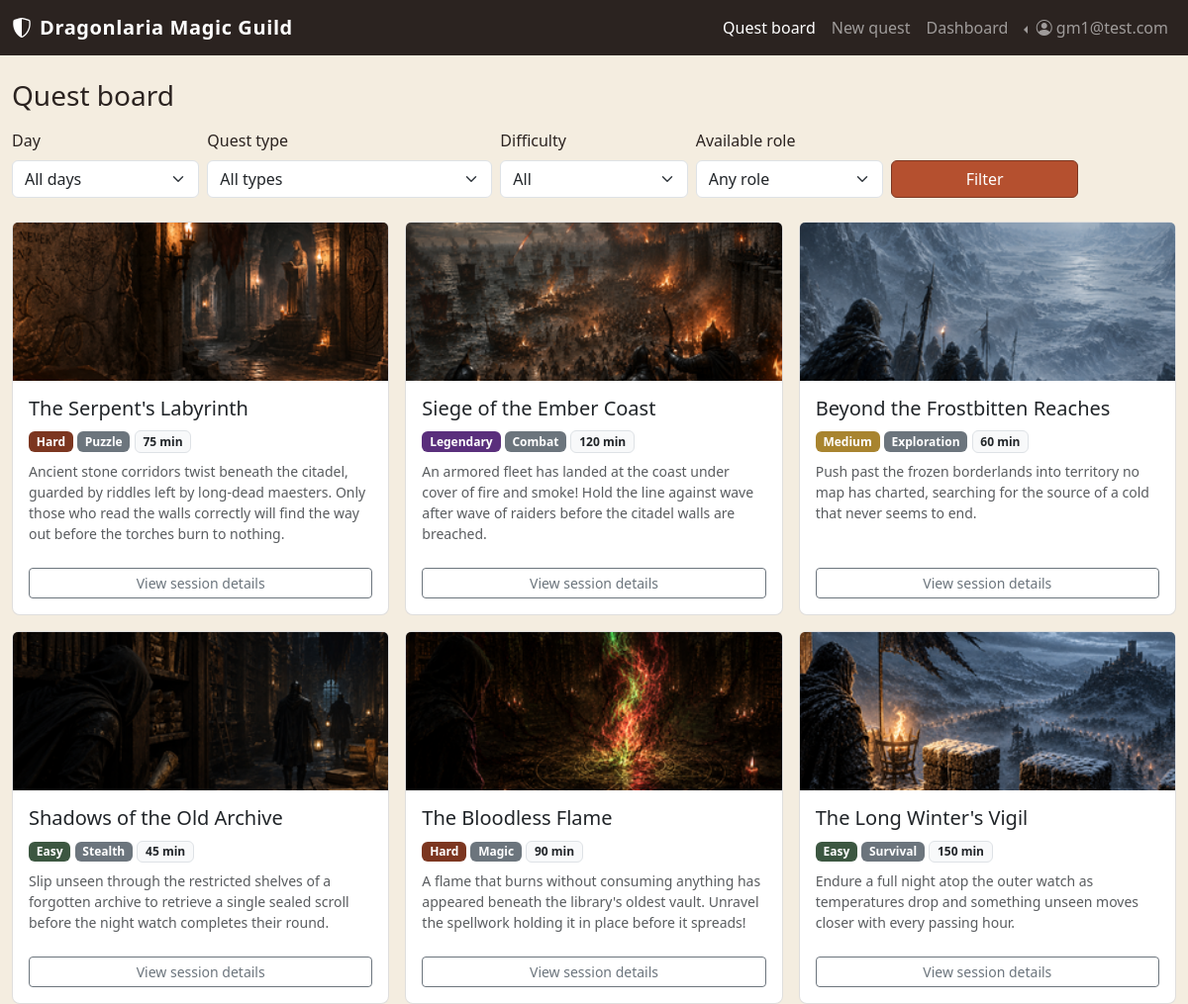
Screenshot of / (signed in) with the database file from the repository.
### tables this page shows
CREATE TABLE "USERS" (
	"user_id"	INTEGER NOT NULL UNIQUE,
	"email"	TEXT NOT NULL UNIQUE,
	"password_hash"	TEXT NOT NULL UNIQUE,
	"role"	TEXT NOT NULL,
	PRIMARY KEY("user_id" AUTOINCREMENT)
);

CREATE TABLE "QUESTS" (
	"quest_id"	INTEGER NOT NULL UNIQUE,
	"created_by"	INTEGER NOT NULL,
	"title"	TEXT NOT NULL,
	"dur_mins"	INTEGER NOT NULL,
	"quest_type"	TEXT NOT NULL,
	"difficulty"	TEXT NOT NULL,
	"desc"	TEXT NOT NULL,
	"image_path"	TEXT NOT NULL,
	PRIMARY KEY("quest_id" AUTOINCREMENT),
	FOREIGN KEY("created_by") REFERENCES "USERS"("user_id")
);

### app.py (the view, shortened to what this page needs)
@app.route("/")
def homepage():
    selected_quest_type = request.args.get("quest_type") or None
    selected_difficulty = request.args.get("difficulty") or None
    selected_day = request.args.get("day") or None
    selected_role = request.args.get("role") or None
    quests_db = quests_dao.get_all_quests(quest_type=selected_quest_type, difficulty=selected_difficulty, day=selected_day)
    return render_template("public/homepage.html", quests=quests_db, quest_types=QUEST_TYPES,
        difficulties=DIFFICULTIES, days=DAYS, roles=list(ROLE_CAPACITIES.keys()))

### app.py (called while the page is built)
@login_manager.user_loader
def load_user(user_id):
    db_user = users_dao.get_user_by_id(user_id)
    if db_user is None:
        return None
    return User(id=db_user["user_id"], email=db_user["email"],
                password_hash=db_user["password_hash"], role=db_user["role"])

### models.py (called while the page is built)
    def is_adventurer(self):
        return self.role == "adventurer"

    def is_guild_master(self):
        return self.role == "guild_master"

### users_dao.py (called while the page is built)
def get_user_by_id(user_id):
    query = "SELECT * FROM USERS WHERE user_id = ?"
    conn = sqlite3.connect("database/myquest.db")
    conn.row_factory = sqlite3.Row
    cursor = conn.cursor()
    cursor.execute(query, (user_id,))
    db_user = cursor.fetchone()
    cursor.close()
    conn.close()
    return db_user

### templates/public/homepage.html (shortened to what this page needs)
{% extends "base.html" %}
{% block home_active %}active{% endblock %}
{% block content %}
<div class="col-12">
  <h1 class="h3 mb-3">Quest board</h1>
  <form method="GET" action="{{ url_for('homepage') }}" class="row g-2 align-items-end mb-4">
    <div class="col-6 col-md-2">
      <label for="filterDay" class="form-label">Day</label>
      <select class="form-select" id="filterDay" name="day">
        <option value="">All days</option>
      </select>
    </div>
    <div class="col-6 col-md-3">
      <label for="filterType" class="form-label">Quest type</label>
      <select class="form-select" id="filterType" name="quest_type">
        <option value="">All types</option>
      </select>
    </div>
    <div class="col-6 col-md-2">
      <label for="filterDifficulty" class="form-label">Difficulty</label>
      <select class="form-select" id="filterDifficulty" name="difficulty">
        <option value="">All</option>
      </select>
    </div>
    <div class="col-6 col-md-2">
      <label for="filterRole" class="form-label">Available role</label>
      <select class="form-select" id="filterRole" name="role">
        <option value="">Any role</option>
      </select>
    </div>
    <div class="col-12 col-md-2 d-grid">
      <button type="submit" class="btn btn-guild-primary">Filter</button>
    </div>
  </form>
  <div class="row row-cols-1 row-cols-md-2 row-cols-lg-3 g-3">
    {% for q in quests %}
    <div class="col">
      <article class="card quest-card h-100">
        {% if q.image_path %}
        <img src="{{ url_for('static', filename=q.image_path) }}" class="card-img-top" alt="Illustration for {{ q.title }}">
        {% endif %}
        <div class="card-body d-flex flex-column">
          <h2 class="h5 card-title">{{ q.title }}</h2>
          <p class="card-text mb-2">
            <span class="badge badge-difficulty-{{ q.difficulty }}">{{ q.difficulty|capitalize }}</span>
            <span class="badge bg-secondary">{{ q.quest_type|capitalize }}</span>
            <span class="badge bg-light text-dark border">{{ q.dur_mins }} min</span>
          </p>
          <p class="card-text text-muted small flex-grow-1">{{ q.desc }}</p>
          <a href="{{ url_for('quest', quest_id=q.quest_id) }}" class="btn btn-outline-secondary btn-sm mt-2">View session details</a>
        </div>
      </article>
    </div>
    {% endfor %}
  </div>
</div>
{% endblock %}

### templates/base.html (shortened to what this page needs)
<!doctype html>
<html lang="en">
<head>
  <link href="https://cdn.jsdelivr.net/npm/bootstrap@5.3.5/dist/css/bootstrap.min.css" rel="stylesheet"
>
  <link rel="stylesheet" href="https://cdn.jsdelivr.net/npm/bootstrap-icons@1.11.3/font/bootstrap-icons.min.css">
  <link rel="stylesheet" href="{{ url_for('static', filename='style.css') }}">
</head>
<body>
  <header id="site-header">
    <nav class="navbar navbar-dark navbar-expand-lg guild-navbar">
      <div class="container-fluid">
        <a class="navbar-brand d-flex align-items-center gap-2" href="{{ url_for('homepage') }}">
          <i class="bi bi-shield-shaded"></i>
          <span class="brand-title">Dragonlaria Magic Guild</span>
        </a>
        <div class="collapse navbar-collapse" id="navbarSupportedContent">
          <ul class="navbar-nav ms-auto align-items-lg-center">
            <li class="nav-item">
              <a class="nav-link {% block home_active %}{% endblock %}" aria-current="page"
                href="{{ url_for('homepage') }}">Quest board</a>
            </li>
            {% if current_user.is_authenticated %}
              {% if current_user.is_adventurer() %}
                <li class="nav-item">
                  <a class="nav-link {% block profile_active %}{% endblock %}"
                    href="{{ url_for('profile') }}">My quests</a>
                </li>
              {% elif current_user.is_guild_master() %}
                <li class="nav-item">
                  <a class="nav-link {% block new_quest_active %}{% endblock %}"
                    href="{{ url_for('new_quest_form') }}">New quest</a>
                </li>
                <li class="nav-item">
                  <a class="nav-link {% block gm_profile_active %}{% endblock %}"
                    href="{{ url_for('gm_profile') }}">Dashboard</a>
                </li>
              {% endif %}
              <li class="nav-item dropdown dropstart">
                <a class="nav-link dropdown-toggle" href="#" role="button" data-bs-toggle="dropdown"
                  aria-expanded="false">
                  <i class="bi bi-person-circle"></i> {{ current_user.email }}
                </a>
              </li>
            {% endif %}
          </ul>
        </div>
      </div>
    </nav>
  </header>
  <div class="container-fluid mt-4">
    <div class="row">
      {% block content %}{% endblock %}
    </div>
  </div>
</body>
</html>

### static/style.css (style rules this page uses)
:root { --guild-ember: #b5502f; --guild-ember-dark: #7c3620; --guild-parchment: #f4ede0; --guild-ink: #2b2320; --guild-forest: #3c5741; }
body { background-color: var(--guild-parchment); color: var(--guild-ink); }
.guild-navbar { background-color: var(--guild-ink); }
.brand-title { font-weight: 600; letter-spacing: 0.03em; }
.btn-guild-primary { background-color: var(--guild-ember); border-color: var(--guild-ember-dark); color: #fff; }
.quest-card { border: 1px solid rgba(43, 35, 32, 0.15); border-radius: 0.5rem; background-color: #fff; }
.quest-card .card-img-top { height: 160px; object-fit: cover; }
.badge-difficulty-easy { background-color: var(--guild-forest); }
.badge-difficulty-medium { background-color: #a8842f; }
.badge-difficulty-hard { background-color: var(--guild-ember-dark); }
.badge-difficulty-legendary { background-color: #5a2f7c; }

### rows the page displays
USERS: email "gm1@test.com"
QUESTS: image_path (picture), title "The Serpent's Labyrinth", difficulty "Hard", quest_type "Puzzle", dur_mins "75", desc "Ancient stone corridors twist beneath the citadel, guarded by riddles left by long-dead maesters. Only those who read the walls correctly will find the way out before the torches burn to nothing."
QUESTS: image_path (picture), title "Siege of the Ember Coast", difficulty "Legendary", quest_type "Combat", dur_mins "120", desc "An armored fleet has landed at the coast under cover of fire and smoke! Hold the line against wave after wave of raiders before the citadel walls are breached."
QUESTS: image_path (picture), title "Beyond the Frostbitten Reaches", difficulty "Medium", quest_type "Exploration", dur_mins "60", desc "Push past the frozen borderlands into territory no map has charted, searching for the source of a cold that never seems to end."
QUESTS: image_path (picture), title "Shadows of the Old Archive", difficulty "Easy", quest_type "Stealth", dur_mins "45", desc "Slip unseen through the restricted shelves of a forgotten archive to retrieve a single sealed scroll before the night watch completes their round."
QUESTS: image_path (picture), title "The Bloodless Flame", difficulty "Hard", quest_type "Magic", dur_mins "90", desc "A flame that burns without consuming anything has appeared beneath the library's oldest vault. Unravel the spellwork holding it in place before it spreads!"
QUESTS: image_path (picture), title "The Long Winter's Vigil", difficulty "Easy", quest_type "Survival", dur_mins "150", desc "Endure a full night atop the outer watch as temperatures drop and something unseen moves closer with every passing hour."
